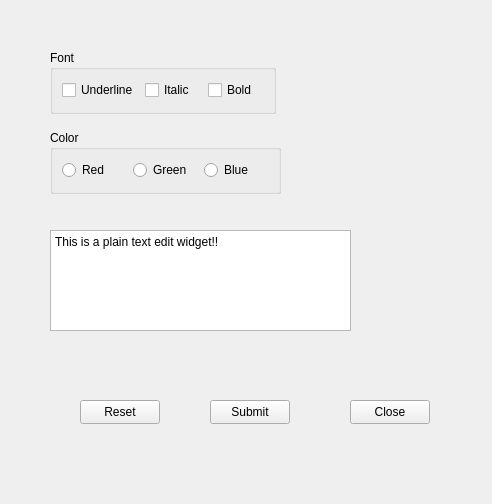
<?xml version="1.0" encoding="UTF-8"?>
<ui version="4.0">
 <class>Widget</class>
 <widget class="QWidget" name="Widget">
  <property name="geometry">
   <rect>
    <x>0</x>
    <y>0</y>
    <width>492</width>
    <height>504</height>
   </rect>
  </property>
  <property name="windowTitle">
   <string>myDemo</string>
  </property>
  <property name="windowIcon">
   <iconset resource="res.qrc">
    <normaloff>:/icons/images/cookie.bmp</normaloff>:/icons/images/cookie.bmp</iconset>
  </property>
  <widget class="QPushButton" name="pushButton_Close">
   <property name="geometry">
    <rect>
     <x>350</x>
     <y>400</y>
     <width>80</width>
     <height>24</height>
    </rect>
   </property>
   <property name="text">
    <string>Close</string>
   </property>
   <property name="icon">
    <iconset resource="res.qrc">
     <normaloff>:/icons/images/ice.ico</normaloff>:/icons/images/ice.ico</iconset>
   </property>
  </widget>
  <widget class="QPlainTextEdit" name="plainTextEdit">
   <property name="geometry">
    <rect>
     <x>50</x>
     <y>230</y>
     <width>301</width>
     <height>101</height>
    </rect>
   </property>
   <property name="plainText">
    <string>This is a plain text edit widget!!</string>
   </property>
  </widget>
  <widget class="QGroupBox" name="groupBox">
   <property name="geometry">
    <rect>
     <x>50</x>
     <y>50</y>
     <width>226</width>
     <height>64</height>
    </rect>
   </property>
   <property name="title">
    <string>Font</string>
   </property>
   <layout class="QHBoxLayout" name="horizontalLayout">
    <item>
     <widget class="QCheckBox" name="checkBox_Underline">
      <property name="text">
       <string>Underline</string>
      </property>
     </widget>
    </item>
    <item>
     <widget class="QCheckBox" name="checkBox_Italic">
      <property name="text">
       <string>Italic</string>
      </property>
     </widget>
    </item>
    <item>
     <widget class="QCheckBox" name="checkBox_Bold">
      <property name="text">
       <string>Bold</string>
      </property>
     </widget>
    </item>
   </layout>
  </widget>
  <widget class="QGroupBox" name="groupBox_2">
   <property name="geometry">
    <rect>
     <x>50</x>
     <y>130</y>
     <width>231</width>
     <height>64</height>
    </rect>
   </property>
   <property name="title">
    <string>Color</string>
   </property>
   <layout class="QHBoxLayout" name="horizontalLayout_2">
    <item>
     <widget class="QRadioButton" name="radioButton_Red">
      <property name="text">
       <string>Red</string>
      </property>
     </widget>
    </item>
    <item>
     <widget class="QRadioButton" name="radioButton_Green">
      <property name="text">
       <string>Green</string>
      </property>
     </widget>
    </item>
    <item>
     <widget class="QRadioButton" name="radioButton_Blue">
      <property name="text">
       <string>Blue</string>
      </property>
     </widget>
    </item>
   </layout>
  </widget>
  <widget class="QPushButton" name="pushButton_Reset">
   <property name="geometry">
    <rect>
     <x>80</x>
     <y>400</y>
     <width>80</width>
     <height>24</height>
    </rect>
   </property>
   <property name="text">
    <string>Reset</string>
   </property>
   <property name="icon">
    <iconset resource="res.qrc">
     <normaloff>:/icons/images/cola.png</normaloff>:/icons/images/cola.png</iconset>
   </property>
  </widget>
  <widget class="QPushButton" name="pushButton_Submit">
   <property name="geometry">
    <rect>
     <x>210</x>
     <y>400</y>
     <width>80</width>
     <height>24</height>
    </rect>
   </property>
   <property name="text">
    <string>Submit</string>
   </property>
   <property name="icon">
    <iconset resource="res.qrc">
     <normaloff>:/icons/images/turkey.png</normaloff>:/icons/images/turkey.png</iconset>
   </property>
  </widget>
 </widget>
 <resources>
  <include location="res.qrc"/>
 </resources>
 <connections>
  <connection>
   <sender>pushButton_Close</sender>
   <signal>clicked()</signal>
   <receiver>Widget</receiver>
   <slot>close()</slot>
   <hints>
    <hint type="sourcelabel">
     <x>589</x>
     <y>391</y>
    </hint>
    <hint type="destinationlabel">
     <x>399</x>
     <y>299</y>
    </hint>
   </hints>
  </connection>
  <connection>
   <sender>pushButton_Reset</sender>
   <signal>clicked()</signal>
   <receiver>plainTextEdit</receiver>
   <slot>clear()</slot>
   <hints>
    <hint type="sourcelabel">
     <x>119</x>
     <y>411</y>
    </hint>
    <hint type="destinationlabel">
     <x>200</x>
     <y>280</y>
    </hint>
   </hints>
  </connection>
 </connections>
</ui>
